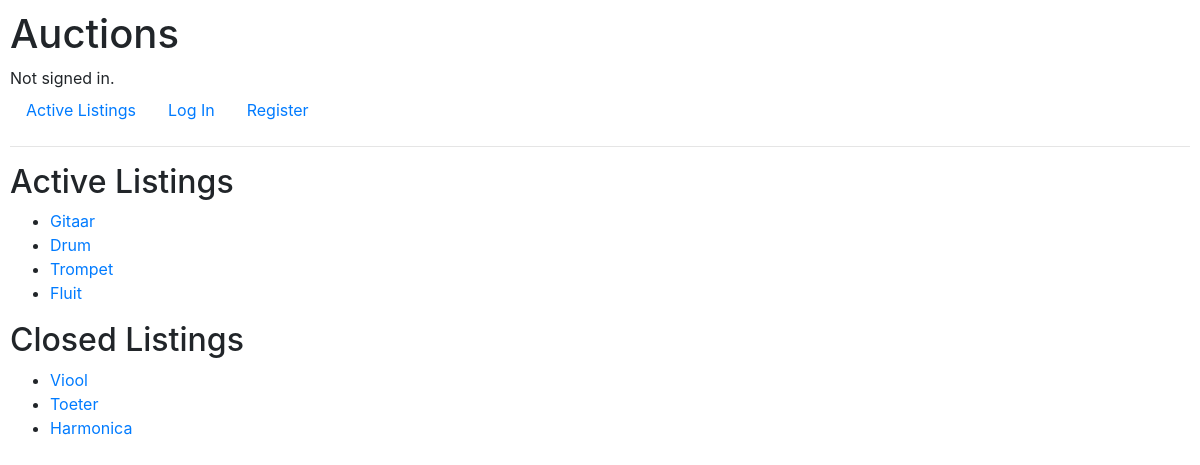
Before: / with the older database file.
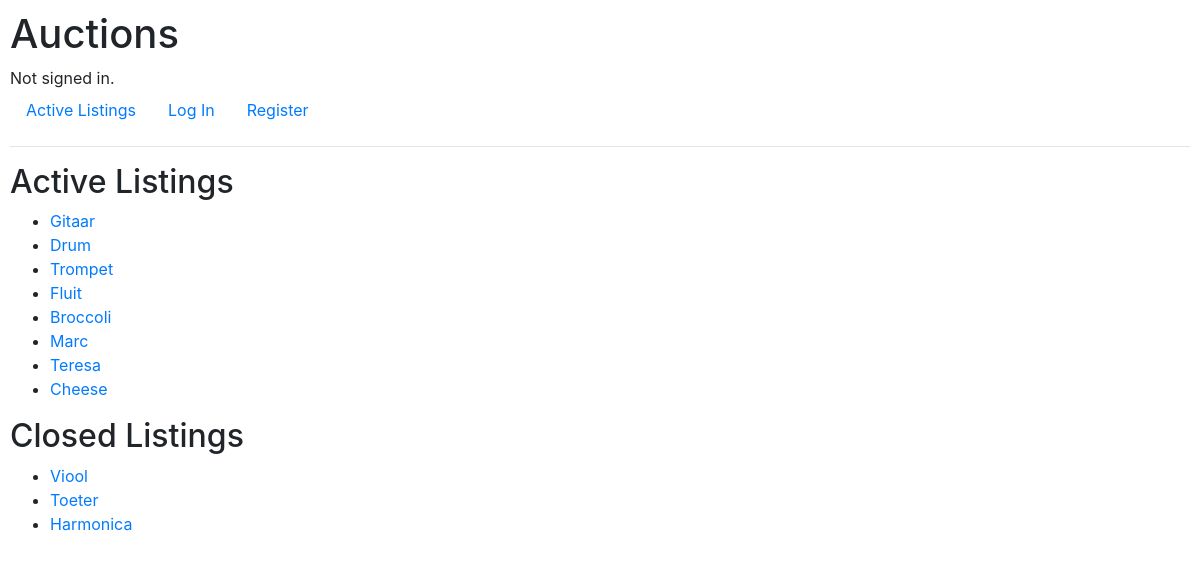
After: the same page with the newer database file.
### auctions/models.py (models this page shows, shortened)
class Listing(models.Model):
    id = models.IntegerField(primary_key=True)
    name = models.CharField(max_length=64)
    user = models.ForeignKey(User, on_delete=models.CASCADE, related_name="listings", default=1)
    description = models.CharField(max_length=256)
    starting_bid = models.IntegerField()
    image_url = models.CharField(blank=True, max_length=256)
    category = models.CharField(max_length=64, blank=True)
    active = models.BooleanField(default=True)
    watched_by = models.ManyToManyField('User', related_name='watchlist')

### auctions/views.py (the view)
# urls.py: path("", views.index, name="index"),
def index(request):
    listings_db = Listing.objects.all()
    active_listings = []
    closed_listings = []
    for row in listings_db:
        if row.active:
            active_listings.append(model_to_dict(row))
        else:
            closed_listings.append(model_to_dict(row))
    return render(request, "auctions/index.html", {'active_listings': active_listings,
                                                   'closed_listings': closed_listings
                                                   })

### auctions/templates/auctions/index.html
{% extends "auctions/layout.html" %}
{% block body %}
    <h2>Active Listings</h2>
    <ul>
        {% for listing in active_listings %}
            <li><a href="{% url 'listing' listing.id %}">{{ listing.name }}</a></li>
        {% endfor %}
    </ul>
    <h2>Closed Listings</h2>
    <ul>
        {% for listing in closed_listings %}
            <li><a href="{% url 'listing' listing.id %}">{{ listing.name }}</a></li>
        {% endfor %}
    </ul>
{% endblock %}

Changed rows visible on the page:
added Listing: name "Broccoli"
added Listing: name "Marc"
added Listing: name "Teresa"
added Listing: name "Cheese"
